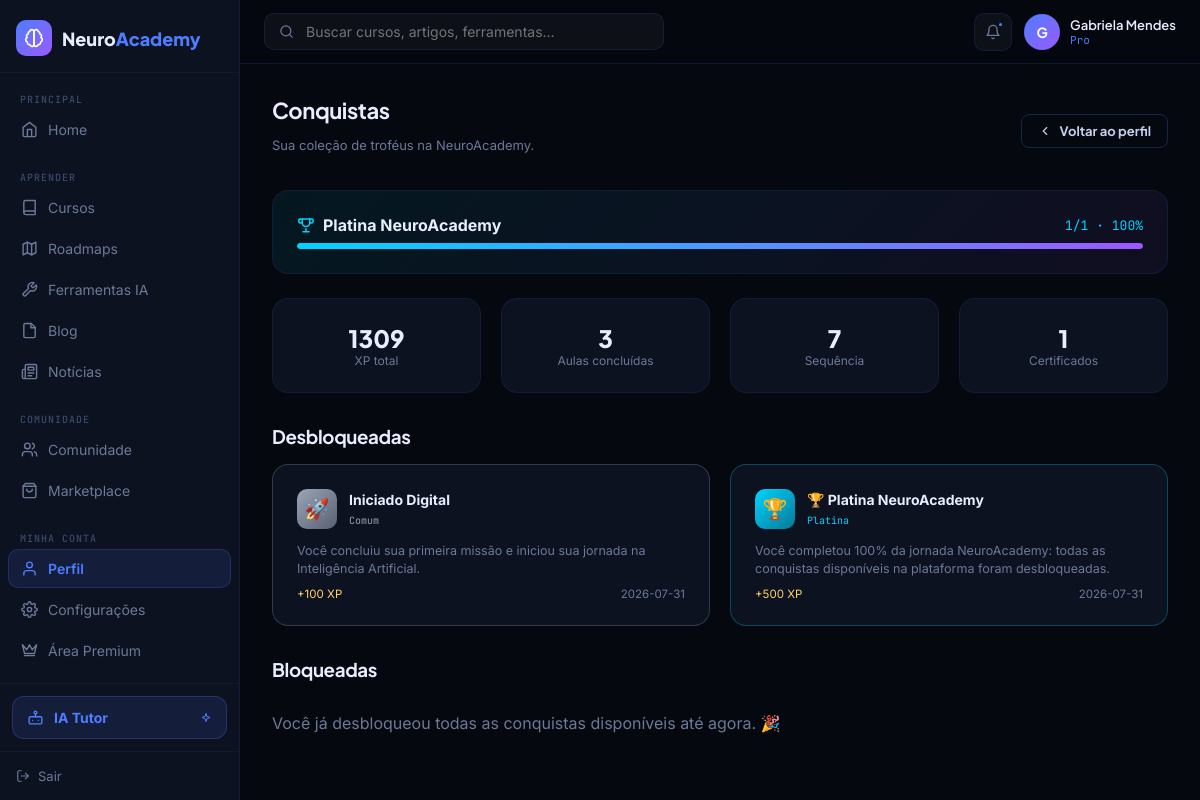
/perfil/conquistas (signed in), run on the app's committed database.
### tables this page shows
CREATE TABLE user (
    id INTEGER PRIMARY KEY AUTOINCREMENT,
    name TEXT NOT NULL,
    username TEXT UNIQUE NOT NULL,
    email TEXT UNIQUE NOT NULL,
    password_hash TEXT NOT NULL,
    bio TEXT DEFAULT '',
    plan TEXT DEFAULT 'Gratuito',
    role TEXT DEFAULT 'aluno',
    points INTEGER DEFAULT 0,
    streak INTEGER DEFAULT 0,
    email_notifications INTEGER DEFAULT 1,
    community_notifications INTEGER DEFAULT 1,
    news_notifications INTEGER DEFAULT 1,
    marketing_notifications INTEGER DEFAULT 0,
    email_verified INTEGER DEFAULT 0,
    email_verify_token TEXT,
    email_verify_sent_at TEXT,
    created_at TEXT DEFAULT (datetime('now'))
);

CREATE TABLE user_achievement (
    id INTEGER PRIMARY KEY AUTOINCREMENT,
    user_id INTEGER NOT NULL REFERENCES user(id) ON DELETE CASCADE,
    achievement_id INTEGER NOT NULL REFERENCES achievement(id) ON DELETE CASCADE,
    unlocked_at TEXT DEFAULT (datetime('now')),
    UNIQUE(user_id, achievement_id)
);

CREATE TABLE achievement (
    id INTEGER PRIMARY KEY AUTOINCREMENT,
    slug TEXT UNIQUE NOT NULL,
    title TEXT NOT NULL,
    description TEXT NOT NULL,
    category TEXT NOT NULL DEFAULT 'lesson',   -- lesson | module | course | platinum
    xp INTEGER NOT NULL DEFAULT 0,
    rarity TEXT NOT NULL DEFAULT 'Comum',      -- Comum|Incomum|Rara|Épica|Lendária|Platina
    unlock_criteria TEXT NOT NULL DEFAULT '',  -- descrição legível do critério (documentação/UI)
    course_id INTEGER REFERENCES course(id) ON DELETE CASCADE,
    module_id INTEGER REFERENCES module(id) ON DELETE CASCADE,
    lesson_id INTEGER REFERENCES lesson(id) ON DELETE CASCADE,
    is_platinum INTEGER NOT NULL DEFAULT 0,
    mascot_emoji TEXT NOT NULL DEFAULT '🏆',
    mascot_image_url TEXT,
    active INTEGER NOT NULL DEFAULT 1,
    created_at TEXT DEFAULT (datetime('now'))
);

### routes.py (the view)
@bp.route("/perfil/conquistas")
@login_required
def conquistas():
    user = current_user()
    catalog = gamification.achievements_catalog_for_user(user.id)
    platinum = gamification.platinum_progress(user.id)
    done_ids = repo.done_lesson_ids_for_user(user.id)
    stats = {
        "xp_total": user.points,
        "streak": user.streak,
        "lessons_done": len(done_ids),
        "certificates": len(repo.list_certificates_for_user(user.id)),
    }
    return render_template("conquistas.html", catalog=catalog, platinum=platinum, stats=stats)

### templates/conquistas.html (shortened to what this page needs)
{% extends "base_app.html" %}
{% block content %}
<div class="page-narrow">
  <div class="flex items-center justify-between mb-24" style="flex-wrap:wrap;gap:12px;">
    <div>
      <h1 style="font-size:22px;margin-bottom:4px;">Conquistas</h1>
      <p class="text-muted" style="font-size:13px;">Sua coleção de troféus na NeuroAcademy.</p>
    </div>
    <a href="{{ url_for('main.perfil') }}" class="btn btn-outline btn-sm">{{ ic.icon('chevron-left',14) }} Voltar ao perfil</a>
  </div>
  <div class="card card-pad mb-24" style="background:linear-gradient(135deg,rgba(0,212,255,.08),rgba(155,89,255,.08));">
    <div class="flex items-center justify-between mb-8" style="flex-wrap:wrap;gap:8px;">
      <span style="font-weight:700;display:flex;align-items:center;gap:8px;">{{ ic.icon('trophy',18,'#00D4FF') }} Platina NeuroAcademy</span>
      <span class="mono" style="font-size:13px;color:var(--cyan);">{{ platinum.unlocked }}/{{ platinum.total }} · {{ platinum.pct }}%</span>
    </div>
    <div class="progress-track"><div class="progress-fill" style="width:{{ platinum.pct }}%;background:linear-gradient(90deg,#00D4FF,#9B59FF);"></div></div>
  </div>
  <div class="grid-cards" style="grid-template-columns:repeat(4,1fr);margin-bottom:32px;">
    {% for label, value in [('XP total', stats.xp_total), ('Aulas concluídas', stats.lessons_done), ('Sequência', stats.streak), ('Certificados', stats.certificates)] %}
    <div class="card card-pad" style="text-align:center;">
      <div style="font-family:var(--font-head);font-size:24px;font-weight:800;">{{ value }}</div>
      <div class="text-muted" style="font-size:12px;">{{ label }}</div>
    </div>
    {% endfor %}
  </div>
  <h3 style="margin-bottom:16px;">Desbloqueadas</h3>
  <div class="grid-cards mb-32">
    {% for entry in catalog if entry.unlocked %}
    <div class="card card-pad" style="border-color:{{ entry.achievement.rarity_color }}44;">
      <div class="flex items-center gap-12 mb-8">
        {% if entry.achievement.mascot_image_url %}
          <img src="{{ entry.achievement.mascot_image_url }}" alt="" style="width:40px;height:40px;border-radius:10px;" />
        {% else %}
          <div style="width:40px;height:40px;border-radius:10px;background:linear-gradient(135deg,{{ entry.achievement.rarity_color }},{{ entry.achievement.rarity_color }}88);display:flex;align-items:center;justify-content:center;font-size:20px;">{{ entry.achievement.mascot_emoji }}</div>
        {% endif %}
        <div style="flex:1;min-width:0;">
          <div style="font-weight:700;font-size:14px;">{{ entry.achievement.title }}</div>
          <span class="mono" style="font-size:10px;color:{{ entry.achievement.rarity_color }};">{{ entry.achievement.rarity }}</span>
        </div>
      </div>
      <p class="text-muted" style="font-size:12.5px;line-height:1.5;margin-bottom:8px;">{{ entry.achievement.description }}</p>
      <div class="flex items-center justify-between" style="font-size:11.5px;">
        <span style="color:var(--yellow);">+{{ entry.achievement.xp }} XP</span>
        <span class="text-muted">{{ entry.unlocked_at[:10] if entry.unlocked_at else '' }}</span>
      </div>
    </div>
    {% else %}
    <p class="text-muted">Nenhuma conquista desbloqueada ainda. Comece uma aula para conquistar a primeira.</p>
    {% endfor %}
  </div>
  <h3 style="margin-bottom:16px;">Bloqueadas</h3>
  <div class="grid-cards">
    {% for entry in catalog if not entry.unlocked %}
    <div class="card card-pad" style="opacity:.6;">
      <div class="flex items-center gap-12 mb-8">
        <div style="width:40px;height:40px;border-radius:10px;background:var(--secondary);display:flex;align-items:center;justify-content:center;">{{ ic.icon('lock',18,'var(--muted)') }}</div>
        <div style="flex:1;min-width:0;">
          <div style="font-weight:700;font-size:14px;">???</div>
          <span class="mono" style="font-size:10px;color:var(--muted);">{{ entry.achievement.rarity }}</span>
        </div>
      </div>
      <p class="text-muted" style="font-size:12.5px;line-height:1.5;">{{ entry.achievement.unlock_criteria or 'Complete determinado objetivo para descobrir.' }}</p>
    </div>
    {% else %}
    <p class="text-muted">Você já desbloqueou todas as conquistas disponíveis até agora. 🎉</p>
    {% endfor %}
  </div>
</div>
{% endblock %}

### templates/base_app.html (shortened to what this page needs)
<!doctype html>
<html lang="pt-BR">
<head>
<link rel="stylesheet" href="{{ url_for('static', filename='css/style.css') }}">
</head>
<body>
{% import "partials/icons.html" as ic %}
<div class="app-shell">
  <aside class="sidebar" id="sidebar">
    <div class="sidebar-logo">
      <a href="{{ url_for('main.home') }}" class="brand">
        <span class="brand-mark">{{ ic.icon('brain', 20, '#fff') }}</span>
        <span class="brand-name">Neuro<b>Academy</b></span>
      </a>
    </div>
    <nav class="sidebar-nav">
      <div class="nav-group">
        <div class="nav-group-label">PRINCIPAL</div>
        <a class="nav-item {{ 'active' if request.path == url_for('main.home') }}" href="{{ url_for('main.home') }}">{{ ic.icon('home', 17) }}<span>Home</span></a>
      </div>
      <div class="nav-group">
        <div class="nav-group-label">APRENDER</div>
        <a class="nav-item {{ 'active' if request.path.startswith('/cursos') }}" href="{{ url_for('main.cursos') }}">{{ ic.icon('book', 17) }}<span>Cursos</span></a>
        <a class="nav-item {{ 'active' if request.path.startswith('/roadmaps') }}" href="{{ url_for('main.roadmaps') }}">{{ ic.icon('map', 17) }}<span>Roadmaps</span></a>
        <a class="nav-item {{ 'active' if request.path.startswith('/ferramentas') }}" href="{{ url_for('main.ferramentas') }}">{{ ic.icon('tool', 17) }}<span>Ferramentas IA</span></a>
        <a class="nav-item {{ 'active' if request.path.startswith('/blog') }}" href="{{ url_for('main.blog') }}">{{ ic.icon('file', 17) }}<span>Blog</span></a>
        <a class="nav-item {{ 'active' if request.path.startswith('/noticias') }}" href="{{ url_for('main.noticias') }}">{{ ic.icon('news', 17) }}<span>Notícias</span></a>
      </div>
      <div class="nav-group">
        <div class="nav-group-label">COMUNIDADE</div>
        <a class="nav-item {{ 'active' if request.path.startswith('/comunidade') }}" href="{{ url_for('main.comunidade') }}">{{ ic.icon('users', 17) }}<span>Comunidade</span></a>
        <a class="nav-item {{ 'active' if request.path.startswith('/marketplace') }}" href="{{ url_for('main.marketplace') }}">{{ ic.icon('bag', 17) }}<span>Marketplace</span></a>
      </div>
      <div class="nav-group">
        <div class="nav-group-label">MINHA CONTA</div>
        <a class="nav-item {{ 'active' if request.path.startswith('/perfil') }}" href="{{ url_for('main.perfil') }}">{{ ic.icon('user', 17) }}<span>Perfil</span></a>
        <a class="nav-item {{ 'active' if request.path.startswith('/configuracoes') }}" href="{{ url_for('main.configuracoes') }}">{{ ic.icon('settings', 17) }}<span>Configurações</span></a>
        <a class="nav-item {{ 'active' if request.path.startswith('/premium') }}" href="{{ url_for('main.premium') }}">{{ ic.icon('crown', 17) }}<span>Área Premium</span></a>
      </div>
    </nav>
    <div class="sidebar-tutor">
      <a href="{{ url_for('main.tutor') }}" class="{{ 'active-tutor' if request.path.startswith('/tutor') }}">
        {{ ic.icon('bot', 17, 'currentColor') }}<span>IA Tutor</span>
        <span style="margin-left:auto;display:flex;">{{ ic.icon('sparkles', 12) }}</span>
      </a>
    </div>
    {% if current_user.is_authenticated %}
    <div style="padding:10px 12px;border-top:1px solid rgba(77,126,255,.08);">
      <a href="{{ url_for('main.logout') }}" style="display:flex;align-items:center;gap:8px;color:var(--muted);text-decoration:none;font-size:13px;padding:6px 4px;">{{ ic.icon('log-out',14) }} Sair</a>
    </div>
    {% endif %}
  </aside>
  <div class="app-main">
    <header class="topbar">
      <form class="topbar-search" action="{{ url_for('main.cursos') }}" method="get">
        {{ ic.icon('search', 15, '#6B7A99') }}
        <input type="text" name="busca" placeholder="Buscar cursos, artigos, ferramentas...">
      </form>
      <div class="flex items-center gap-12" style="margin-left:auto;">
        <button class="icon-btn" style="position:relative;">
          {{ ic.icon('bell', 16) }}
          <span style="position:absolute;top:7px;right:7px;width:7px;height:7px;border-radius:50%;background:var(--primary);border:2px solid var(--card);"></span>
        </button>
        {% if current_user.is_authenticated %}
        <a href="{{ url_for('main.perfil') }}" class="topbar-user">
          <span class="topbar-avatar">{{ current_user.initial }}</span>
          <div class="hidden-mobile">
            <div style="font-family:var(--font-head);font-size:13px;font-weight:600;">{{ current_user.name }}</div>
            <div class="mono" style="font-size:11px;color:var(--primary);">{{ current_user.plan }}</div>
          </div>
        </a>
        {% else %}
        <a href="{{ url_for('main.login') }}" class="btn btn-primary btn-sm">Entrar</a>
        {% endif %}
      </div>
    </header>
    <main>
      {% block content %}{% endblock %}
    </main>
  </div>
</div>
<div class="confetti-host" id="confettiHost" aria-hidden="true"></div>
</body>
</html>

### data on the page
user: name "Gabriela Mendes", plan "Pro", points "1309", label "XP total"
user_achievement: achievement.mascot_emoji "🚀", achievement "Iniciado Digital", achievement.rarity "Comum", achievement.description "Você concluiu sua primeira missão e iniciou sua jornada na Inteligência Artificial.", achievement.xp "100", unlocked_at "2026-07-31"
user_achievement: achievement.mascot_emoji "🏆", achievement "🏆 Platina NeuroAcademy", achievement.rarity "Platina", achievement.description "Você completou 100% da jornada NeuroAcademy: todas as conquistas disponíveis na plataforma foram desbloqueadas.", achievement.xp "500", unlocked_at "2026-07-31"

### other printed values
{{ current_user.initial }} "G"
{{ platinum.unlocked }} "1"
{{ platinum.total }} "1"
{{ platinum.pct }} "100"
{{ value }} "3" "7" "1"
{{ label }} "Aulas concluídas" "Sequência" "Certificados"
